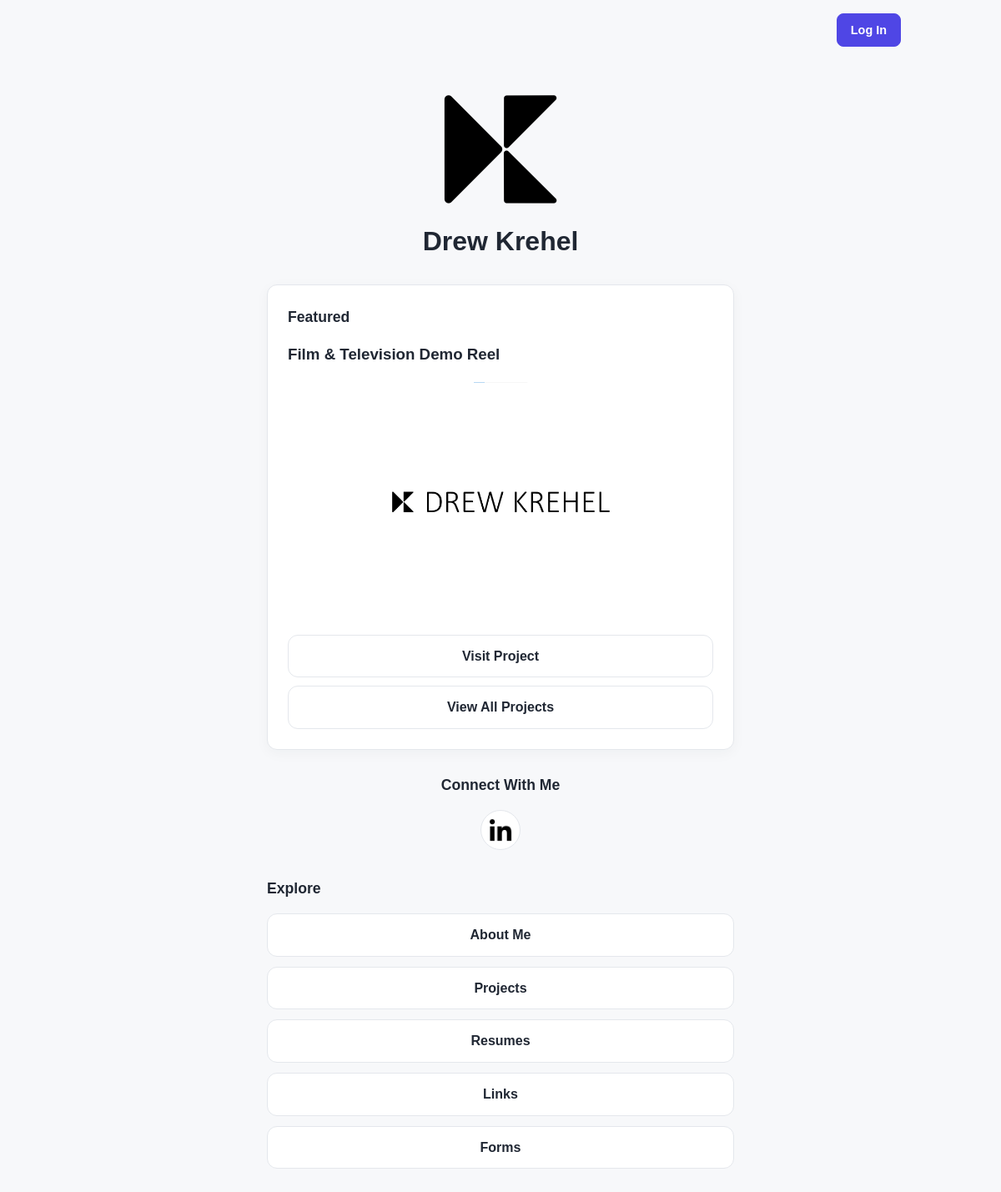
/drewkrehel/, run on an earlier commit of the app's database.
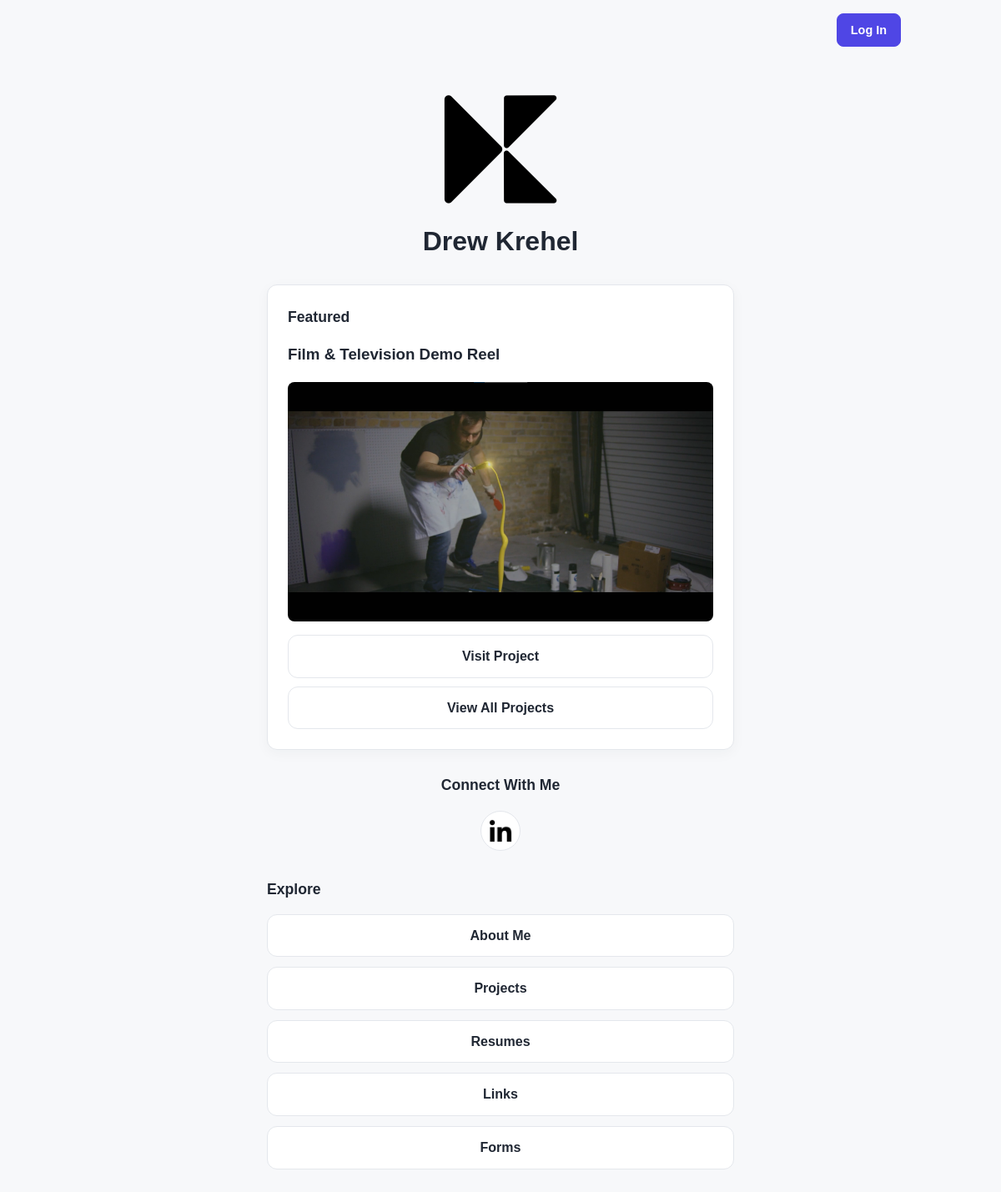
And on a later commit of the database.
### builder/models.py (models this page shows, shortened)
class Project(models.Model):
    user = models.ForeignKey(
    User,
    on_delete=models.CASCADE
    )
    title = models.CharField(
        max_length=200,
        help_text="Enter the name of your project"
    )
    description = models.TextField(
        max_length=500,
        blank=True,
        help_text="Enter a brief description of your project"
    )
    link = models.URLField(
        help_text="Enter the URL for your project"
    )
    image = models.ImageField(
        upload_to='project_images/',
        blank=True,
        help_text="Upload a project image"
    )
    video_url = models.URLField(
        blank=True,
        help_text="Optional YouTube or Vimeo URL to embed instead of the thumbnail image",
    )
    sort_order = models.PositiveIntegerField(default=0)

### builder/views.py (the view, shortened to what this page needs)
# urls.py: path("<str:username>/", views.home, name="home"),
def home(request, username):
    profile = Profile.objects.get(user__username=username)
    featured_object = None
    featured_form = None
    contact_form = None
    if profile.featured_section == "about":
        featured_object = profile
    elif profile.featured_section and profile.featured_object_id:
        if profile.featured_section == "projects":
            featured_object = Project.objects.filter(
                id=profile.featured_object_id,
                user=profile.user,
            ).first()
        elif profile.featured_section == "resumes":
            featured_object = Resume.objects.filter(
                id=profile.featured_object_id,
                user=profile.user,
            ).first()
        elif profile.featured_section == "links":
            featured_object = Link.objects.filter(
                id=profile.featured_object_id,
                user=profile.user,
            ).first()
        elif profile.featured_section == "forms":
            featured_object = Form.objects.filter(
                id=profile.featured_object_id,
                user=profile.user,
            ).first()
    social_links = Link.objects.filter(
        user=profile.user,
        is_social=True,
    ).order_by("sort_order", "id")
    context = {
        "profile": profile,
        "is_homepage": True,
        "featured_object": featured_object,
        "social_links": social_links,
        "featured_form": featured_form,
        "contact_form": contact_form,
    }
    return render(request, "index.html", context=context)

### builder/templates/index.html (shortened to what this page needs)
{% extends "base.html" %}
{% block content %}
<main class="profile-page">
    <header class="profile-header">
        {% if profile.index_thumbnail %}
        <img class="index-thumbnail" src="{{ profile.index_thumbnail.url }}" alt="Featured image for {{ profile.display_name }}">
        {% endif %}
        <h1 class="profile-name">{{ profile.display_name }}</h1>
    </header>
    {% if featured_object %}
    <section class="featured-card">
        <h2 class="section-title">Featured</h2>
        {% if profile.featured_section == "about" %}
        <p>{{ featured_object.bio }}</p>
        <!-- {% if featured_object.profile_image %}
        <img class="featured-image" src="{{ featured_object.profile_image.url }}"
            alt="{{ featured_object.display_name }}">
        {% endif %} -->
        <a class="button-link" href="{% url 'about' username=profile.user.username %}">
            Read More
        </a>
        {% elif profile.featured_section == "projects" %}
        <h3>{{ featured_object.title }}</h3>
        {% if featured_object.video_url and featured_object.get_video_embed_url %}
        <div class="project-video">
            <iframe src="{{ featured_object.get_video_embed_url }}" title="Video for {{ featured_object.title }}" loading="lazy"
                allow="accelerometer; autoplay; clipboard-write; encrypted-media; gyroscope; picture-in-picture; web-share"
 allowfullscreen>
            </iframe>
        </div>
        {% elif featured_object.image %}
        <img class="featured-image" src="{{ featured_object.image.url }}" alt="Image for {{ featured_object.title }}">
        {% endif %}
        <div class="featured-actions">
            <a class="button-link" href="{{ featured_object.link }}">
                Visit Project
            </a>
            <a class="button-link" href="{% url 'projects' username=profile.user.username %}">
                View All Projects
            </a>
        </div>
        {% endif %}
    </section>
    {% endif %}
    {% if social_links %}
    <section class="social-section">
        <h2 class="section-title">Connect With Me</h2>
        <div class="social-icons">
            {% for link in social_links %}
            <a href="{{ link.link_url }}" class="social-icon" target="_blank" rel="noopener noreferrer"
                aria-label="{{ link.display_name }}">
                {% if link.link_image %}
                <img src="{{ link.link_image.url }}" alt="{{ link.display_name }}">
                {% else %}
                <span>{{ link.display_name }}</span>
                {% endif %}
            </a>
            {% endfor %}
        </div>
    </section>
    {% endif %}
    <nav class="explore-nav" aria-label="Profile sections">
        <h2 class="section-title">Explore</h2>
        <div class="explore-links">
            <a class="button-link" href="{% url 'about' username=profile.user.username %}">
                About Me
            </a>
            <a class="button-link" href="{% url 'projects' username=profile.user.username %}">
                Projects
            </a>
            <a class="button-link" href="{% url 'resumes' username=profile.user.username %}">
                Resumes
            </a>
            <a class="button-link" href="{% url 'links' username=profile.user.username %}">
                Links
            </a>
            <a class="button-link" href="{% url 'forms' username=profile.user.username %}">
                Forms
            </a>
        </div>
    </nav>
</main>
{% endblock %}

What changed in the data, as far as the page shows it:
changed Project "Film & Television Demo Reel": image: a different picture
